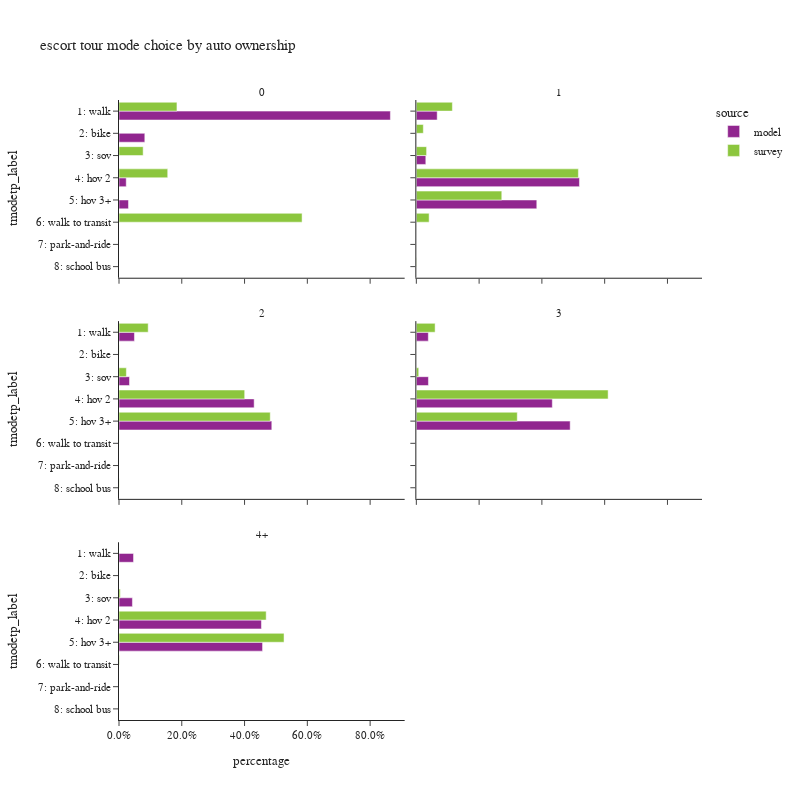

Notebook source saved alongside this figure:
### Code cell
plot_mode_choice(es_tour.loc[es_tour['auto_ownership_4+']!="-1"],
                 "auto_ownership_4+",
                 {"auto_ownership_4+":["0","1","2","3","4+"],
                  "tmodetp_label":["1: walk","2: bike","3: sov","4: hov 2","5: hov 3+","6: walk to transit",
                                   "7: park-and-ride","8: school bus","9: other–survey only"]},
                 "auto ownership",2,800)

### Figure 1 — Plotly figure (JSON) as saved in the notebook; plotly's stock layout.template omitted (floating-point values rounded to 4 significant figures)
{"data": [{"alignmentgroup": "True", "customdata": [[22773], [2166], [607], [795]], "hovertemplate": "source=model<br>auto_ownership_4+=0<br>percentage=%{x}<br>tmodetp_label=%{y}<br>sample count=%{customdata[0]}<extra></extra>", "legendgroup": "model", "marker": {"color": "#91268F", "pattern": {"shape": ""}}, "name": "model", "offsetgroup": "model", "orientation": "h", "showlegend": true, "textposition": "auto", "type": "bar", "x": [0.8645, 0.08223, 0.02304, 0.03018], "xaxis": "x5", "y": ["1: walk", "2: bike", "4: hov 2", "5: hov 3+"], "yaxis": "y5"}, {"alignmentgroup": "True", "customdata": [[8302], [1], [3775], [64921], [47948]], "hovertemplate": "source=model<br>auto_ownership_4+=1<br>percentage=%{x}<br>tmodetp_label=%{y}<br>sample count=%{customdata[0]}<extra></extra>", "legendgroup": "model", "marker": {"color": "#91268F", "pattern": {"shape": ""}}, "name": "model", "offsetgroup": "model", "orientation": "h", "showlegend": false, "textposition": "auto", "type": "bar", "x": [0.06644, 8.003e-06, 0.03021, 0.5196, 0.3837], "xaxis": "x6", "y": ["1: walk", "2: bike", "3: sov", "4: hov 2", "5: hov 3+"], "yaxis": "y6"}, {"alignmentgroup": "True", "customdata": [[13078], [3], [8905], [114489], [129445]], "hovertemplate": "source=model<br>auto_ownership_4+=2<br>percentage=%{x}<br>tmodetp_label=%{y}<br>sample count=%{customdata[0]}<extra></extra>", "legendgroup": "model", "marker": {"color": "#91268F", "pattern": {"shape": ""}}, "name": "model", "offsetgroup": "model", "orientation": "h", "showlegend": false, "textposition": "auto", "type": "bar", "x": [0.04918, 1.128e-05, 0.03349, 0.4305, 0.4868], "xaxis": "x3", "y": ["1: walk", "2: bike", "3: sov", "4: hov 2", "5: hov 3+"], "yaxis": "y3"}, {"alignmentgroup": "True", "customdata": [[5108], [1], [5155], [57950], [65563]], "hovertemplate": "source=model<br>auto_ownership_4+=3<br>percentage=%{x}<br>tmodetp_label=%{y}<br>sample count=%{customdata[0]}<extra></extra>", "legendgroup": "model", "marker": {"color": "#91268F", "pattern": {"shape": ""}}, "name": "model", "offsetgroup": "model", "orientation": "h", "showlegend": false, "textposition": "auto", "type": "bar", "x": [0.03818, 7.475e-06, 0.03853, 0.4332, 0.4901], "xaxis": "x4", "y": ["1: walk", "2: bike", "3: sov", "4: hov 2", "5: hov 3+"], "yaxis": "y4"}, {"alignmentgroup": "True", "customdata": [[3540], [1], [3271], [34724], [34999]], "hovertemplate": "source=model<br>auto_ownership_4+=4+<br>percentage=%{x}<br>tmodetp_label=%{y}<br>sample count=%{customdata[0]}<extra></extra>", "legendgroup": "model", "marker": {"color": "#91268F", "pattern": {"shape": ""}}, "name": "model", "offsetgroup": "model", "orientation": "h", "showlegend": false, "textposition": "auto", "type": "bar", "x": [0.04625, 1.307e-05, 0.04274, 0.4537, 0.4573], "xaxis": "x", "y": ["1: walk", "2: bike", "3: sov", "4: hov 2", "5: hov 3+"], "yaxis": "y"}, {"alignmentgroup": "True", "customdata": [[4], [1], [1], [4]], "hovertemplate": "source=survey<br>auto_ownership_4+=0<br>percentage=%{x}<br>tmodetp_label=%{y}<br>sample count=%{customdata[0]}<extra></extra>", "legendgroup": "survey", "marker": {"color": "#8CC63E", "pattern": {"shape": ""}}, "name": "survey", "offsetgroup": "survey", "orientation": "h", "showlegend": true, "textposition": "auto", "type": "bar", "x": [0.1846, 0.07694, 0.1552, 0.5832], "xaxis": "x5", "y": ["1: walk", "3: sov", "4: hov 2", "6: walk to transit"], "yaxis": "y5"}, {"alignmentgroup": "True", "customdata": [[40], [7], [13], [96], [55], [4], [2]], "hovertemplate": "source=survey<br>auto_ownership_4+=1<br>percentage=%{x}<br>tmodetp_label=%{y}<br>sample count=%{customdata[0]}<extra></extra>", "legendgroup": "survey", "marker": {"color": "#8CC63E", "pattern": {"shape": ""}}, "name": "survey", "offsetgroup": "survey", "orientation": "h", "showlegend": false, "textposition": "auto", "type": "bar", "x": [0.1148, 0.02227, 0.03268, 0.5162, 0.2722, 0.04074, 0.00104], "xaxis": "x6", "y": ["1: walk", "2: bike", "3: sov", "4: hov 2", "5: hov 3+", "6: walk to transit", "8: school bus"], "yaxis": "y6"}, {"alignmentgroup": "True", "customdata": [[32], [4], [8], [149], [143], [1], [1]], "hovertemplate": "source=survey<br>auto_ownership_4+=2<br>percentage=%{x}<br>tmodetp_label=%{y}<br>sample count=%{customdata[0]}<extra></extra>", "legendgroup": "survey", "marker": {"color": "#8CC63E", "pattern": {"shape": ""}}, "name": "survey", "offsetgroup": "survey", "orientation": "h", "showlegend": false, "textposition": "auto", "type": "bar", "x": [0.09294, 0.000492, 0.02349, 0.4004, 0.4818, 0.0002728, 0.000557], "xaxis": "x3", "y": ["1: walk", "2: bike", "3: sov", "4: hov 2", "5: hov 3+", "6: walk to transit", "8: school bus"], "yaxis": "y3"}, {"alignmentgroup": "True", "customdata": [[4], [6], [30], [23]], "hovertemplate": "source=survey<br>auto_ownership_4+=3<br>percentage=%{x}<br>tmodetp_label=%{y}<br>sample count=%{customdata[0]}<extra></extra>", "legendgroup": "survey", "marker": {"color": "#8CC63E", "pattern": {"shape": ""}}, "name": "survey", "offsetgroup": "survey", "orientation": "h", "showlegend": false, "textposition": "auto", "type": "bar", "x": [0.05982, 0.00761, 0.611, 0.3216], "xaxis": "x4", "y": ["1: walk", "3: sov", "4: hov 2", "5: hov 3+"], "yaxis": "y4"}, {"alignmentgroup": "True", "customdata": [[1], [13], [8], [1]], "hovertemplate": "source=survey<br>auto_ownership_4+=4+<br>percentage=%{x}<br>tmodetp_label=%{y}<br>sample count=%{customdata[0]}<extra></extra>", "legendgroup": "survey", "marker": {"color": "#8CC63E", "pattern": {"shape": ""}}, "name": "survey", "offsetgroup": "survey", "orientation": "h", "showlegend": false, "textposition": "auto", "type": "bar", "x": [0.004109, 0.4689, 0.5258, 0.001241], "xaxis": "x", "y": ["3: sov", "4: hov 2", "5: hov 3+", "6: walk to transit"], "yaxis": "y"}], "layout": {"annotations": [{"font": {}, "showarrow": false, "text": "4+", "x": 0.245, "xanchor": "center", "xref": "paper", "y": 0.2867, "yanchor": "bottom", "yref": "paper"}, {"font": {}, "showarrow": false, "text": "2", "x": 0.245, "xanchor": "center", "xref": "paper", "y": 0.6433, "yanchor": "bottom", "yref": "paper"}, {"font": {}, "showarrow": false, "text": "3", "x": 0.755, "xanchor": "center", "xref": "paper", "y": 0.6433, "yanchor": "bottom", "yref": "paper"}, {"font": {}, "showarrow": false, "text": "0", "x": 0.245, "xanchor": "center", "xref": "paper", "y": 1.0, "yanchor": "bottom", "yref": "paper"}, {"font": {}, "showarrow": false, "text": "1", "x": 0.755, "xanchor": "center", "xref": "paper", "y": 1.0, "yanchor": "bottom", "yref": "paper"}], "barmode": "group", "height": 800, "legend": {"title": {"text": "source"}, "tracegroupgap": 0}, "title": {"text": "escort tour mode choice by auto ownership"}, "width": 800, "xaxis": {"anchor": "y", "domain": [0.0, 0.49], "tickformat": ".1%", "title": {"text": "percentage"}}, "xaxis2": {"anchor": "y2", "domain": [0.51, 1.0], "matches": "x", "tickformat": ".1%", "title": {"text": "percentage"}}, "xaxis3": {"anchor": "y3", "domain": [0.0, 0.49], "matches": "x", "showticklabels": false, "tickformat": ".1%"}, "xaxis4": {"anchor": "y4", "domain": [0.51, 1.0], "matches": "x", "showticklabels": false, "tickformat": ".1%"}, "xaxis5": {"anchor": "y5", "domain": [0.0, 0.49], "matches": "x", "showticklabels": false, "tickformat": ".1%"}, "xaxis6": {"anchor": "y6", "domain": [0.51, 1.0], "matches": "x", "showticklabels": false, "tickformat": ".1%"}, "yaxis": {"anchor": "x", "categoryarray": ["9: other–survey only", "8: school bus", "7: park-and-ride", "6: walk to transit", "5: hov 3+", "4: hov 2", "3: sov", "2: bike", "1: walk"], "categoryorder": "array", "domain": [0.0, 0.2867], "title": {"text": "tmodetp_label"}}, "yaxis2": {"anchor": "x2", "domain": [0.0, 0.2867], "matches": "y", "showticklabels": false}, "yaxis3": {"anchor": "x3", "categoryarray": ["9: other–survey only", "8: school bus", "7: park-and-ride", "6: walk to transit", "5: hov 3+", "4: hov 2", "3: sov", "2: bike", "1: walk"], "categoryorder": "array", "domain": [0.3567, 0.6433], "matches": "y", "title": {"text": "tmodetp_label"}}, "yaxis4": {"anchor": "x4", "domain": [0.3567, 0.6433], "matches": "y", "showticklabels": false}, "yaxis5": {"anchor": "x5", "categoryarray": ["9: other–survey only", "8: school bus", "7: park-and-ride", "6: walk to transit", "5: hov 3+", "4: hov 2", "3: sov", "2: bike", "1: walk"], "categoryorder": "array", "domain": [0.7133, 1.0], "matches": "y", "title": {"text": "tmodetp_label"}}, "yaxis6": {"anchor": "x6", "domain": [0.7133, 1.0], "matches": "y", "showticklabels": false}}}
